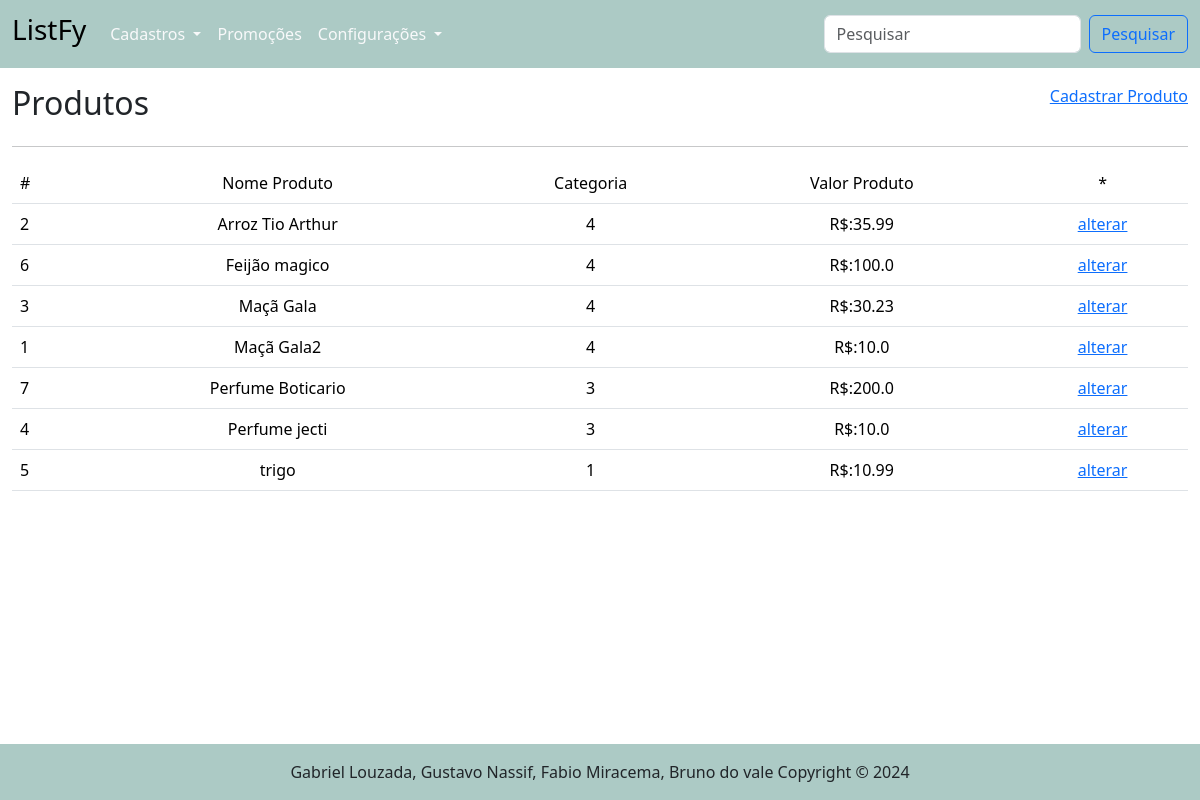
/produto/, run on an earlier commit of the app's database.
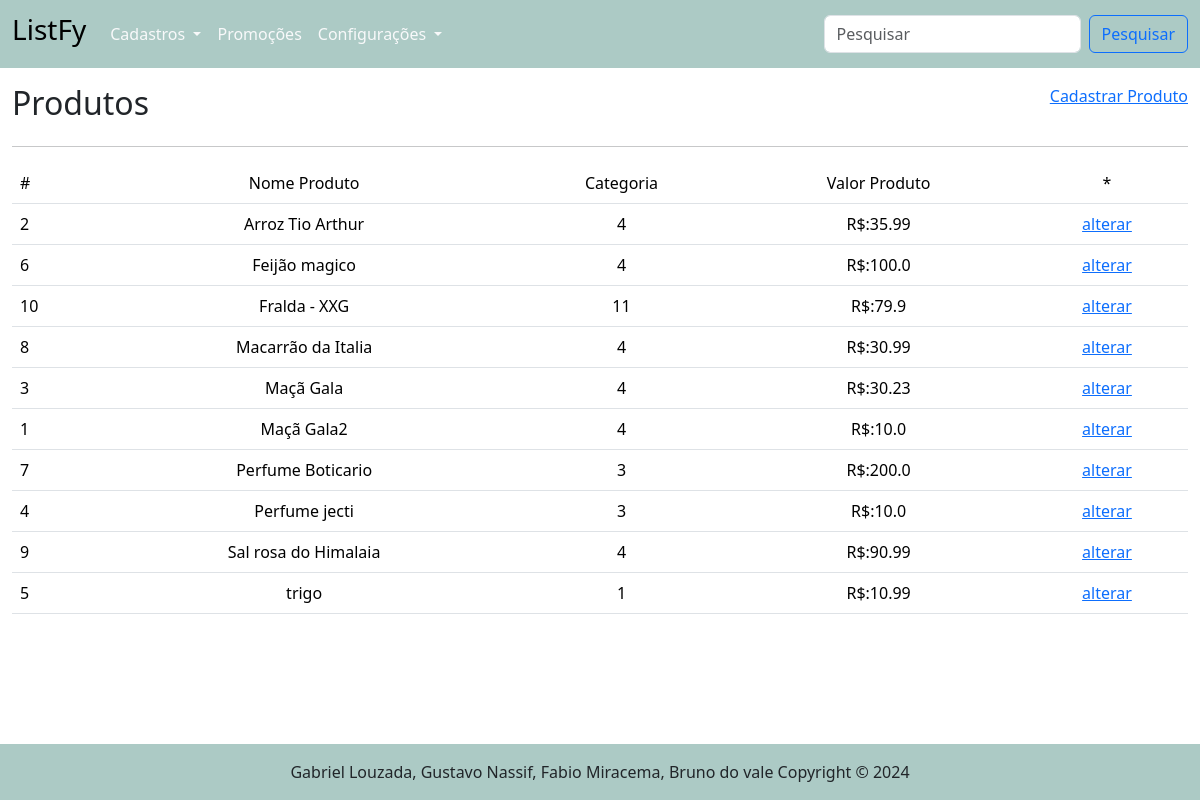
And on a later commit of the database.
### tables this page shows
CREATE TABLE "produto" (
	"id_produto"	INTEGER,
	"nome_produto"	TEXT NOT NULL,
	"id_categoria"	INTEGER NOT NULL,
	"valor_produto"	REAL NOT NULL,
	PRIMARY KEY("id_produto" AUTOINCREMENT),
	FOREIGN KEY("id_categoria") REFERENCES "categoria"("id_categoria")
);

### routes/produto_routes.py (the view)
@router.get("/", response_class=HTMLResponse)
async def get_produtos(request: Request):
    produtos = obter_todos_produtos()
    return templates.TemplateResponse("/produto/listar_produtos.html", {"request": request, "produtos": produtos})

### templates/produto/listar_produtos.html (shortened to what this page needs)
{% extends "base.html" %}
{% block conteudo %}
    <main class="container-fluid">
        <div class="d-flex justify-content-between mt-3">
            <h2>Produtos</h2>
            <a href="/produto/cadastrar_produto"> Cadastrar Produto</a>
        </div>
        <hr>
        <table class="table">
            <tr>
                <td>#</td>
                <td style="text-align: center;">Nome Produto</td>
                <td style="text-align: center;">Categoria</td>
                <td style="text-align: center;">Valor Produto</td>
                <td style="text-align: center;">*</td>
            </tr>
            {% for p in produtos %}
            <tr>
                <td>{{ p.id_produto }}</td>
                <td style="text-align: center;">{{ p.nome_produto }}</td>
                <td style="text-align: center;">{{ p.id_categoria }}</td>
                <td style="text-align: center;">R$:{{ p.valor_produto }}</td>
                <td style="text-align: center;" ><a href="/produto/alterar_produto/{{ p.id_produto }}">alterar</a></td>
            </tr>
            {% endfor %}
        </table>
    </main>
{% endblock %}

### templates/base.html (shortened to what this page needs)
<!DOCTYPE html>
<html lang="pt-br">
<head>
    <link href="https://cdn.jsdelivr.net/npm/bootstrap@5.3.3/dist/css/bootstrap.min.css" rel="stylesheet">
</head>
<body>
    {% include "header.html" %}
    {% block conteudo %}{% endblock %}
    {% include "footer.html" %}
</body>
</html>

### templates/header.html (shortened to what this page needs)
<header>
    <nav class="navbar navbar-expand-lg" style="background-color: #accac5;">
        <div class="container-fluid">
          <a class="navbar-brand" href="/">
            <h3>ListFy</h3>
          </a>
          <div class="collapse navbar-collapse" id="navbarSupportedContent">
            <ul class="navbar-nav me-auto mb-2 mb-lg-0">
              <li class="nav-item dropdown">
                <a class="nav-link dropdown-toggle text-light" href="#" id="navbarDropdownMenuLink" role="button" data-bs-toggle="dropdown" aria-expanded="false">
                  Cadastros
                </a>
              </li>
              <li class="nav-item">
                <a class="nav-link text-light" href="#">Promoções</a>
              </li>
              <li class="nav-item dropdown">
                <a class="nav-link dropdown-toggle text-light" href="#" id="navbarDropdownMenuLink" role="button" data-bs-toggle="dropdown" aria-expanded="false">
                  Configurações
                </a>
            </ul>
            <form class="d-flex">
              <input class="form-control me-2" type="search" placeholder="Pesquisar" aria-label="Search">
              <button class="btn btn-outline-primary" type="submit">Pesquisar</button>
            </form>
          </div>
        </div>
      </nav>
</header>

### templates/footer.html (shortened to what this page needs)
<div class="p-3 mt-5 ">
</div>
<footer class="bd-footer fixed-bottom" style="background-color: #accac5">
    <div class="d-flex justify-content-center mt-3">
        <p>Gabriel Louzada, Gustavo Nassif, Fabio Miracema, Bruno do vale Copyright &copy; 2024</p>
    </div>
</footer>

What changed in the data, as far as the page shows it:
added produto: id_produto "10", nome_produto "Fralda - XXG", id_categoria "11", valor_produto "79.9"
added produto: id_produto "8", nome_produto "Macarrão da Italia", id_categoria "4", valor_produto "30.99"
added produto: id_produto "9", nome_produto "Sal rosa do Himalaia", id_categoria "4", valor_produto "90.99"
